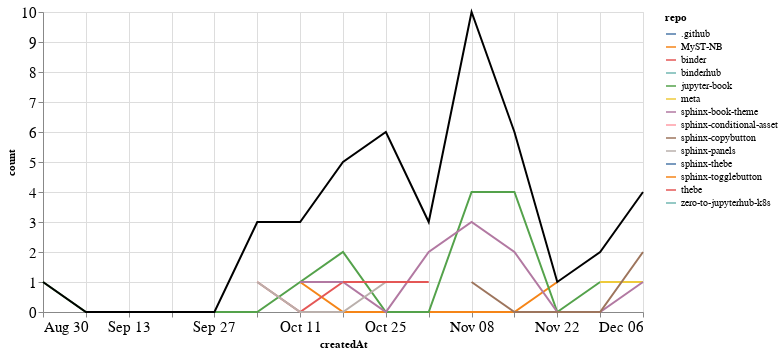

The notebook cell saved with this chart:
### Markdown cell above
### PRs

### Code cell
prs_time = prs.groupby('repo').resample('W', on='createdAt').count()['author'].reset_index()
prs_time = prs_time.rename(columns={'author': 'count'})
prs_time_total = prs_time.groupby('createdAt').agg({"count": "sum"}).reset_index()

ch1 = alt.Chart(prs_time, width=600).mark_line().encode(
    x='createdAt',
    y='count',
    color='repo',
    tooltip="repo"
)

ch2 = alt.Chart(prs_time_total, width=600).mark_line(color="black").encode(
    x='createdAt',
    y='count',
)

ch1 + ch2

### Figure 1 — Vega-Lite specification as saved in the notebook (floating-point values rounded to 4 significant figures)
{"config": {"axisLeft": {"labelFontSize": 15}, "axisBottom": {"labelFontSize": 15}}, "layer": [{"data": {"name": "data-976aa56dbe12f51bfca64c596d0bb976"}, "mark": "line", "encoding": {"color": {"type": "nominal", "field": "repo"}, "tooltip": {"type": "nominal", "field": "repo"}, "x": {"type": "temporal", "field": "createdAt"}, "y": {"type": "quantitative", "field": "count"}}, "width": 600}, {"data": {"name": "data-9d9188055e4bd98014fb1674a69f5fb0"}, "mark": {"type": "line", "color": "black"}, "encoding": {"x": {"type": "temporal", "field": "createdAt"}, "y": {"type": "quantitative", "field": "count"}}, "width": 600}], "$schema": "https://vega.github.io/schema/vega-lite/v4.8.1.json", "datasets": {"data-976aa56dbe12f51bfca64c596d0bb976": [{"repo": ".github", "createdAt": "2020-11-08T00:00:00", "count": 1}, {"repo": "MyST-NB", "createdAt": "2020-10-11T00:00:00", "count": 1}, {"repo": "MyST-NB", "createdAt": "2020-10-18T00:00:00", "count": 0}, {"repo": "MyST-NB", "createdAt": "2020-10-25T00:00:00", "count": 0}, {"repo": "MyST-NB", "createdAt": "2020-11-01T00:00:00", "count": 0}, {"repo": "MyST-NB", "createdAt": "2020-11-08T00:00:00", "count": 0}, {"repo": "MyST-NB", "createdAt": "2020-11-15T00:00:00", "count": 0}, {"repo": "MyST-NB", "createdAt": "2020-11-22T00:00:00", "count": 1}, {"repo": "binder", "createdAt": "2020-10-04T00:00:00", "count": 1}, {"repo": "binder", "createdAt": "2020-10-11T00:00:00", "count": 0}, {"repo": "binder", "createdAt": "2020-10-18T00:00:00", "count": 1}, {"repo": "binderhub", "createdAt": "2020-10-04T00:00:00", "count": 1}, {"repo": "jupyter-book", "createdAt": "2020-08-30T00:00:00", "count": 1}, {"repo": "jupyter-book", "createdAt": "2020-09-06T00:00:00", "count": 0}, {"repo": "jupyter-book", "createdAt": "2020-09-13T00:00:00", "count": 0}, {"repo": "jupyter-book", "createdAt": "2020-09-20T00:00:00", "count": 0}, {"repo": "jupyter-book", "createdAt": "2020-09-27T00:00:00", "count": 0}, {"repo": "jupyter-book", "createdAt": "2020-10-04T00:00:00", "count": 0}, {"repo": "jupyter-book", "createdAt": "2020-10-11T00:00:00", "count": 1}, {"repo": "jupyter-book", "createdAt": "2020-10-18T00:00:00", "count": 2}, {"repo": "jupyter-book", "createdAt": "2020-10-25T00:00:00", "count": 0}, {"repo": "jupyter-book", "createdAt": "2020-11-01T00:00:00", "count": 0}, {"repo": "jupyter-book", "createdAt": "2020-11-08T00:00:00", "count": 4}, {"repo": "jupyter-book", "createdAt": "2020-11-15T00:00:00", "count": 4}, {"repo": "jupyter-book", "createdAt": "2020-11-22T00:00:00", "count": 0}, {"repo": "jupyter-book", "createdAt": "2020-11-29T00:00:00", "count": 1}, {"repo": "meta", "createdAt": "2020-11-29T00:00:00", "count": 1}, {"repo": "meta", "createdAt": "2020-12-06T00:00:00", "count": 1}, {"repo": "sphinx-book-theme", "createdAt": "2020-10-11T00:00:00", "count": 1}, {"repo": "sphinx-book-theme", "createdAt": "2020-10-18T00:00:00", "count": 1}, {"repo": "sphinx-book-theme", "createdAt": "2020-10-25T00:00:00", "count": 0}, {"repo": "sphinx-book-theme", "createdAt": "2020-11-01T00:00:00", "count": 2}, {"repo": "sphinx-book-theme", "createdAt": "2020-11-08T00:00:00", "count": 3}, {"repo": "sphinx-book-theme", "createdAt": "2020-11-15T00:00:00", "count": 2}, {"repo": "sphinx-book-theme", "createdAt": "2020-11-22T00:00:00", "count": 0}, {"repo": "sphinx-book-theme", "createdAt": "2020-11-29T00:00:00", "count": 0}, {"repo": "sphinx-book-theme", "createdAt": "2020-12-06T00:00:00", "count": 1}, {"repo": "sphinx-conditional-asset", "createdAt": "2020-10-25T00:00:00", "count": 2}, {"repo": "sphinx-copybutton", "createdAt": "2020-11-08T00:00:00", "count": 1}, {"repo": "sphinx-copybutton", "createdAt": "2020-11-15T00:00:00", "count": 0}, {"repo": "sphinx-copybutton", "createdAt": "2020-11-22T00:00:00", "count": 0}, {"repo": "sphinx-copybutton", "createdAt": "2020-11-29T00:00:00", "count": 0}, {"repo": "sphinx-copybutton", "createdAt": "2020-12-06T00:00:00", "count": 2}, {"repo": "sphinx-panels", "createdAt": "2020-10-04T00:00:00", "count": 1}, {"repo": "sphinx-panels", "createdAt": "2020-10-11T00:00:00", "count": 0}, {"repo": "sphinx-panels", "createdAt": "2020-10-18T00:00:00", "count": 0}, {"repo": "sphinx-panels", "createdAt": "2020-10-25T00:00:00", "count": 1}, {"repo": "sphinx-thebe", "createdAt": "2020-10-25T00:00:00", "count": 1}, {"repo": "sphinx-togglebutton", "createdAt": "2020-10-25T00:00:00", "count": 1}, {"repo": "thebe", "createdAt": "2020-10-18T00:00:00", "count": 1}, {"repo": "thebe", "createdAt": "2020-10-25T00:00:00", "count": 1}, {"repo": "thebe", "createdAt": "2020-11-01T00:00:00", "count": 1}, {"repo": "zero-to-jupyterhub-k8s", "createdAt": "2020-11-08T00:00:00", "count": 1}], "data-9d9188055e4bd98014fb1674a69f5fb0": [{"createdAt": "2020-08-30T00:00:00", "count": 1}, {"createdAt": "2020-09-06T00:00:00", "count": 0}, {"createdAt": "2020-09-13T00:00:00", "count": 0}, {"createdAt": "2020-09-20T00:00:00", "count": 0}, {"createdAt": "2020-09-27T00:00:00", "count": 0}, {"createdAt": "2020-10-04T00:00:00", "count": 3}, {"createdAt": "2020-10-11T00:00:00", "count": 3}, {"createdAt": "2020-10-18T00:00:00", "count": 5}, {"createdAt": "2020-10-25T00:00:00", "count": 6}, {"createdAt": "2020-11-01T00:00:00", "count": 3}, {"createdAt": "2020-11-08T00:00:00", "count": 10}, {"createdAt": "2020-11-15T00:00:00", "count": 6}, {"createdAt": "2020-11-22T00:00:00", "count": 1}, {"createdAt": "2020-11-29T00:00:00", "count": 2}, {"createdAt": "2020-12-06T00:00:00", "count": 4}]}}
